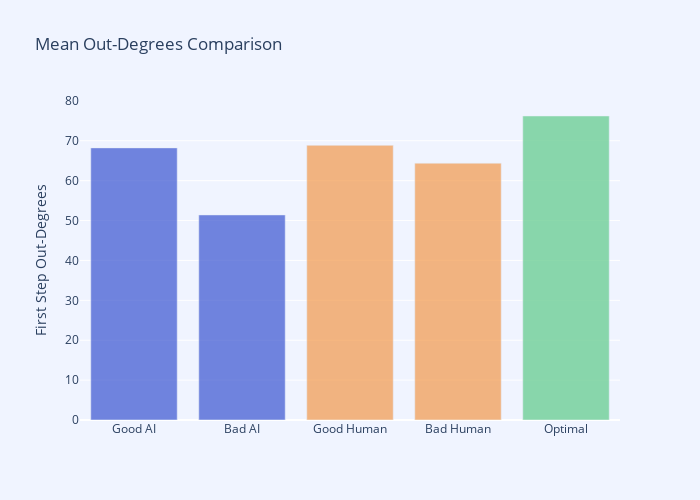
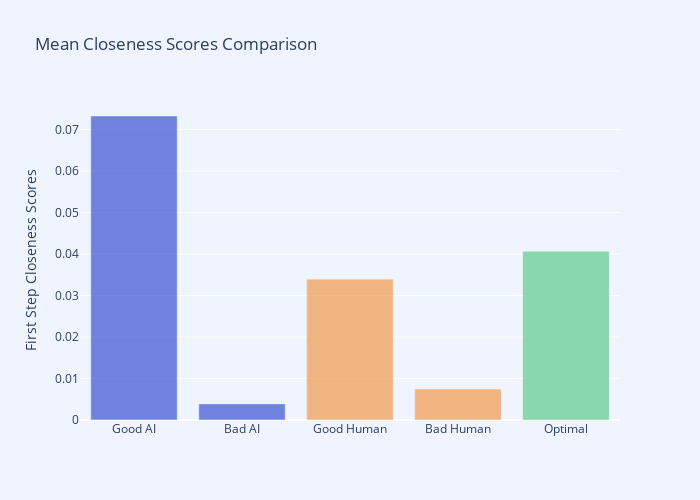

The notebook cell these images were saved under, in order:
### Code cell
import plotly.graph_objects as go
import numpy as np

# Define fixed colors with transparency
PRIMARY_BLUE = "rgba(58, 85, 209, 0.7)"  # AI paths - Light Blue with opacity
SOFT_ORANGE = "rgba(242, 153, 74, 0.7)"  # Human paths - Soft Orange with opacity
LIGHT_GREEN = "rgba(111, 207, 151, 0.8)" # Shortest paths - Light Green with slight opacity

# Data for degrees and scores
degree_means = [np.mean(ai_good_degrees), np.mean(ai_bad_degrees), 
                np.mean(human_good_degrees), np.mean(human_bad_degrees), 
                np.mean(optimal_degrees)]
score_means = [np.mean(ai_good_scores), np.mean(ai_bad_scores), 
               np.mean(human_good_scores), np.mean(human_bad_scores), 
               np.mean(optimal_scores)]

# Labels for the groups
degree_labels = ["Good AI", "Bad AI", "Good Human", "Bad Human", "Optimal"]
score_labels = ["Good AI", "Bad AI", "Good Human", "Bad Human", "Optimal"]

# Define colors
bar_colors = [PRIMARY_BLUE, PRIMARY_BLUE, SOFT_ORANGE, SOFT_ORANGE, LIGHT_GREEN]

# Plotting Degrees
fig_degrees = go.Figure()

fig_degrees.add_trace(go.Bar(
    x=degree_labels,
    y=degree_means,
    marker_color=bar_colors,
    hovertemplate=["%{x}: %{y:.2f}<extra></extra>" for x, y in zip(degree_labels, degree_means)]  # Hover template
))

fig_degrees.update_layout(
    title="Mean Out-Degrees Comparison",
    # xaxis_title="Groups",
    yaxis_title="First Step Out-Degrees",
    plot_bgcolor="rgba(240, 244, 255, 1)",  # Background
    paper_bgcolor="rgba(240, 244, 255, 1)",  # Paper background
    font=dict(size=12),
    width=700,
    height=500
)

# Plotting Scores
fig_scores = go.Figure()

fig_scores.add_trace(go.Bar(
    x=score_labels,
    y=score_means,
    marker_color=bar_colors,
    hovertemplate=["%{x}: %{y:.2f}<extra></extra>" for x, y in zip(score_labels, score_means)]  # Hover template
))

fig_scores.update_layout(
    title="Mean Closeness Scores Comparison",
    # xaxis_title="Groups",
    yaxis_title="First Step Closeness Scores",
    plot_bgcolor="rgba(240, 244, 255, 1)",  # Background
    paper_bgcolor="rgba(240, 244, 255, 1)",  # Paper background
    font=dict(size=12),
    width=700,
    height=500
)

# Show both figures
fig_degrees.show()
# pio.write_html(fig_degrees, "pages/mean_out_degrees_comparison.html", full_html=True)

fig_scores.show()
# pio.write_html(fig_scores, "pages/mean_closeness_scores_comparison.html", full_html=True)

### Figure 1 — Plotly figure (JSON) as saved in the notebook; plotly's stock layout.template omitted (floating-point values rounded to 4 significant figures)
{"data": [{"hovertemplate": ["%{x}: %{y:.2f}<extra></extra>", "%{x}: %{y:.2f}<extra></extra>", "%{x}: %{y:.2f}<extra></extra>", "%{x}: %{y:.2f}<extra></extra>", "%{x}: %{y:.2f}<extra></extra>"], "marker": {"color": ["rgba(58, 85, 209, 0.7)", "rgba(58, 85, 209, 0.7)", "rgba(242, 153, 74, 0.7)", "rgba(242, 153, 74, 0.7)", "rgba(111, 207, 151, 0.8)"]}, "type": "bar", "x": ["Good AI", "Bad AI", "Good Human", "Bad Human", "Optimal"], "y": [68.22, 51.41, 68.85, 64.38, 76.21]}], "layout": {"font": {"size": 12}, "height": 500, "paper_bgcolor": "rgba(240, 244, 255, 1)", "plot_bgcolor": "rgba(240, 244, 255, 1)", "title": {"text": "Mean Out-Degrees Comparison"}, "width": 700, "yaxis": {"title": {"text": "First Step Out-Degrees"}}}}

### Figure 2 — Plotly figure (JSON) as saved in the notebook; plotly's stock layout.template omitted (floating-point values rounded to 4 significant figures)
{"data": [{"hovertemplate": ["%{x}: %{y:.2f}<extra></extra>", "%{x}: %{y:.2f}<extra></extra>", "%{x}: %{y:.2f}<extra></extra>", "%{x}: %{y:.2f}<extra></extra>", "%{x}: %{y:.2f}<extra></extra>"], "marker": {"color": ["rgba(58, 85, 209, 0.7)", "rgba(58, 85, 209, 0.7)", "rgba(242, 153, 74, 0.7)", "rgba(242, 153, 74, 0.7)", "rgba(111, 207, 151, 0.8)"]}, "type": "bar", "x": ["Good AI", "Bad AI", "Good Human", "Bad Human", "Optimal"], "y": [0.07324, 0.003875, 0.03393, 0.007442, 0.04063]}], "layout": {"font": {"size": 12}, "height": 500, "paper_bgcolor": "rgba(240, 244, 255, 1)", "plot_bgcolor": "rgba(240, 244, 255, 1)", "title": {"text": "Mean Closeness Scores Comparison"}, "width": 700, "yaxis": {"title": {"text": "First Step Closeness Scores"}}}}
